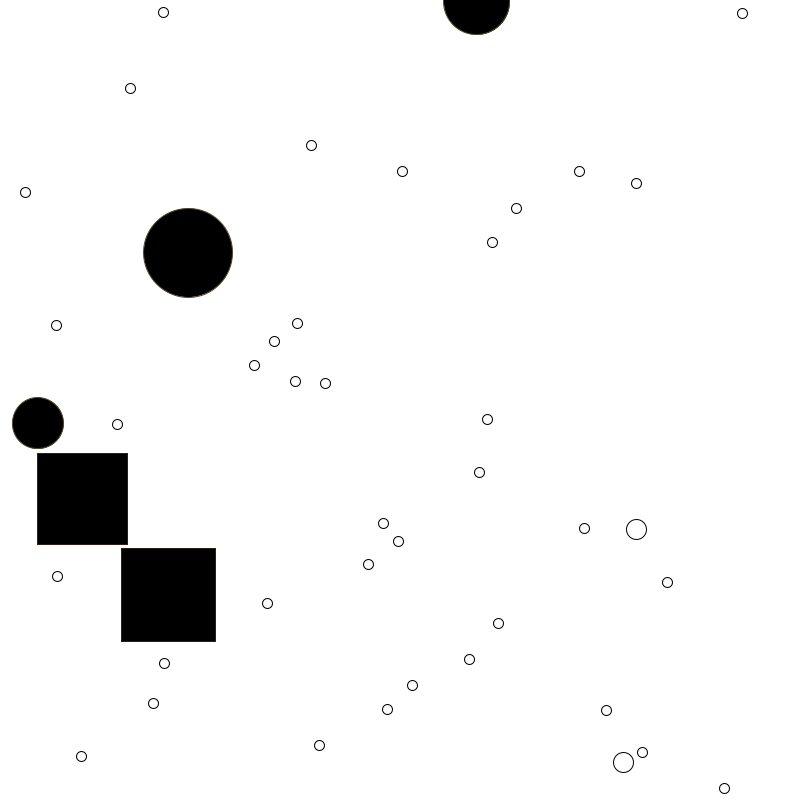
Frame 1 (no input)
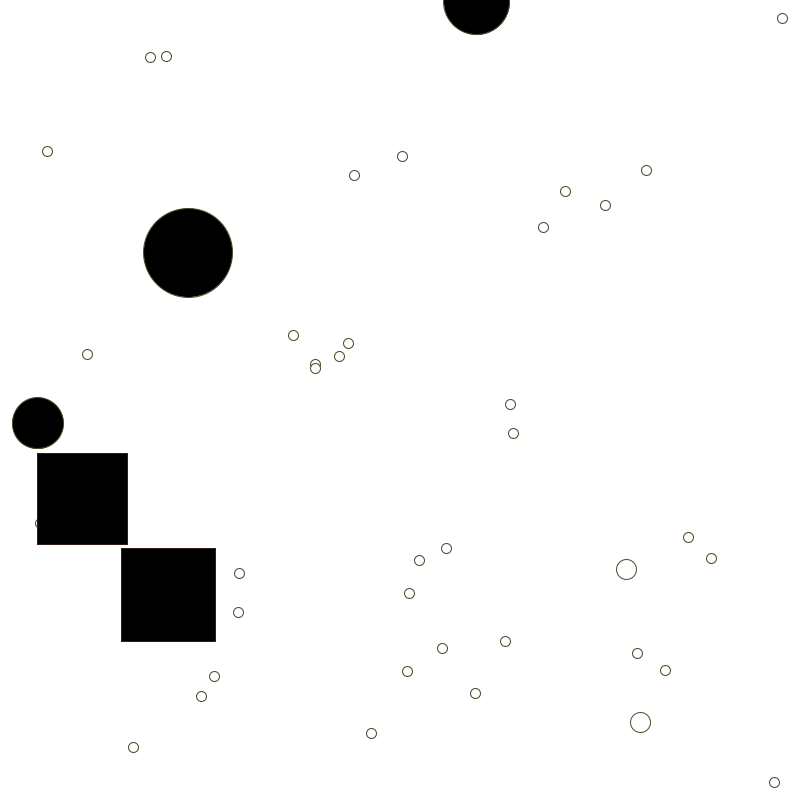
Frame 60 (the mouse pressed at the canvas centre just before this capture)
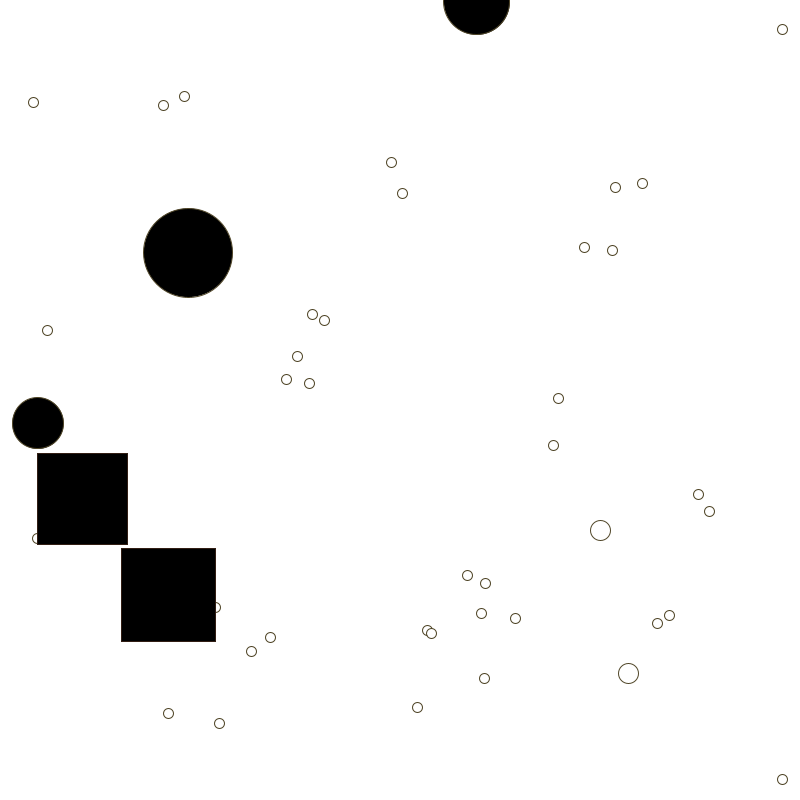
Frame 120 (the mouse held since frame 60 and released just before this capture)

The Processing sketch that drew these frames (run headless with seeded random() and noise(); from frame 60 on, the mouse is pressed at the canvas centre):

// Processing sketch: processing_124006
// ── processing_124006.pde

//Future Widget Lab - futurewidgetlab.com */

World world;

void setup() {
  size(800, 800);
  world = new World();
  smooth();
}

void draw() {
  background(255);
  world.run();
}

void keyPressed() {
  // Reset
  if (key == ' ') {
    world = new World();
    redraw();
  }
}
class Agent {
  float mass;
  float energy;
  PVector pos; // Position
  PVector vel; // Velocity
  PVector acc; // Acceleration
  int type; // Agent type
  float wdelta; // Wander delta
  int action; // Current action
  int prey; // Predator's target
  // Weights
  float wArr;
  float wDep;
  float wPur;
  float wEva;
  float wWan;
  float wAvo;
  float wFlo;
  float wCoh;
  float wSep;
  float wAli;

  Agent(float px, float py, int t) {
    mass = 10.0;
    energy = 10*ceil(random(5, 10));
    pos = new PVector(px, py);
    vel = new PVector(random(-5, 5), random(-5, 5));
    acc = new PVector();
    type = t;
    wdelta = 0.0;
    action = 0;
    updateweight();
  }

  void run(ArrayList boids, ArrayList predators, ArrayList objs) {
    acc.set(0, 0, 0); // Reset accelertion to 0 each cycle
    steer(boids, predators, objs); // Update steering with approprate behavior
    vel.add(acc); // Update velocity
    switch (action) {
    case 1: 
      vel.limit(maxpursue); 
      break; // Limit pursue speed
    case 2: 
      vel.limit(maxevade); 
      break; // Limit evade speed
    default: 
      vel.limit(maxspeed); 
      break; // Limit speed
    }
    pos.add(vel); // Move agent
    bounding(); // Wrap around the screen or else...
    updateweight(); // Updates weights
    render();
  }

  void steer(ArrayList boids, ArrayList predators, ArrayList objs) { 
    if (type == 2) predator(boids); // Determine current action
    // Initialize steering forces
    PVector arr = new PVector();
    PVector dep = new PVector();
    PVector pur = new PVector();
    PVector eva = new PVector();
    PVector wan = new PVector();
    PVector flo = new PVector();
    PVector avo = new PVector();
    // Calculate steering forces
    
    switch (action) {
      // Evading
    case 1: 
      {
        eva = evade(predators);
        avo = avoid(objs); 
        break;
      }
      // Pursuing
    case 2: 
      {
        pur = pursue(boids);
        avo = avoid(objs);  
        break;
      }
      // Wandering
    default: 
      {
        if (type == 1) {
          wan = wander(); 
          avo = avoid(objs);
          flo = flocking(boids);
          eva = evade(predators);
          break;
        }
        if (type == 2) {
          wan = wander(); 
          avo = avoid(objs);   
          break;
        }
      }
    }
    
    // interaction
    if (mousePressed && keyPressed == false && type == 1) {
      
      if (mouseButton == LEFT) {
        PVector mouse = new PVector(mouseX, mouseY);
        arr = arrival(mouse);
      }
      
      else if (mouseButton == RIGHT) {
        PVector mouse = new PVector(mouseX, mouseY);
        dep = departure(mouse);
        dep.mult(maxevade);
      }
    }
    // Apply weights
    arr.mult(wArr);
    dep.mult(wDep);
    pur.mult(wPur);
    eva.mult(wEva);
    wan.mult(wWan);
    avo.mult(wAvo);
    flo.mult(wFlo);
    // Accumulate steering force
    acc.add(arr);
    acc.add(dep);
    acc.add(pur);
    acc.add(eva);
    acc.add(wan);
    acc.add(avo);
    acc.add(flo);
    acc.limit(maxforce); // Limit to maximum steering force
  }

  void predator(ArrayList boids) {
    if (energy > 0) energy -= random(0.5);
    if (energy < 0) energy = 10*ceil(random(5, 10));
    if (energy < 20 && action == 0) {
      action = 2;
      prey = int(random(boids.size() - 1));
    }        
    if (energy > 20 && action == 2) action = 0;
  }

  PVector seek(PVector target) {
    PVector steer; // The steering vector
    PVector desired = PVector.sub(target, pos); // A vector pointing from current location to the target
    float distance = mag2(desired); // Distance from the target is the magnitude of the vector
    // If the distance is greater than 0, calc steering (otherwise return zero vector)
    if (distance > 0) {     
      desired.normalize(); // Normalize desired
      desired.mult(maxforce);
      steer = PVector.sub(desired, vel); // Steering = Desired minus Velocity
    }
    else {
      steer = new PVector(0, 0);
    }
    return steer;
  }

  PVector flee(PVector target) {
    PVector steer; // The steering vector
    PVector desired = PVector.sub(target, pos); // A vector pointing from current location to the target
    float distance = mag2(desired); // Distance from the target is the magnitude of the vector
    // If the distance is greater than 0, calc steering (otherwise return zero vector)
    if (distance > 0 && distance < (ARadius*100)*(ARadius*100)) {
      desired.normalize(); // Normalize desired
      desired.mult(maxforce);
      steer = PVector.sub(vel, desired); // Steering = Desired minus Velocity
    }
    else {
      steer = new PVector(0, 0);
    }
    return steer;
  }

  PVector arrival(PVector target) {
    PVector steer; // The steering vector
    PVector desired = PVector.sub(target, pos); // A vector pointing from current location to the target
    float distance = mag2(desired); // Distance from the target is the magnitude of the vector
    // If the distance is greater than 0, calc steering (otherwise return zero vector)
    if (distance > 0) {
      desired.normalize(); // Normalize desired
      if (distance < ARadius*ARadius) {
        distance = (float) Math.sqrt(distance);
        desired.mult(maxspeed*(distance/ARadius)); // This damping is somewhat arbitrary
      }
      else desired.mult(maxforce);
      steer = PVector.sub(desired, vel); // Steering = Desired minus Velocity
    }
    else {
      steer = new PVector();
    }
    return steer;
  }

  PVector departure(PVector target) {
    PVector steer; // The steering vector
    PVector desired = PVector.sub(target, pos); // A vector pointing from current location to the target
    float distance = mag2(desired); // Distance from the target is the magnitude of the vector
    // If the distance is greater than 0, calc steering (otherwise return zero vector)
    if (distance > 0 && distance < (ARadius*100)*(ARadius*100)) {
      desired.normalize(); // Normalize desired
      if (distance < ARadius*ARadius) {
        distance = (float) Math.sqrt(distance);
        desired.mult(maxspeed*(ARadius/distance)); // This damping is somewhat arbitrary
      }
      else desired.mult(maxforce);
      steer = PVector.sub(vel, desired); // Steering = Desired minus Velocity
    }
    else {
      steer = new PVector();
    }
    return steer;
  }

  PVector pursue(ArrayList boids) {
    PVector steer = new PVector();
    if (prey < boids.size()) {
      Agent boid = (Agent) boids.get(prey);
      steer = PVector.sub(boid.pos, pos);
      steer.mult(maxpursue);
    }
    return steer;
  }

  PVector evade(ArrayList predators) {
    PVector steer = new PVector();
    for (int i = 0; i < predators.size(); i++) {
      Agent predator = (Agent) predators.get(i);
      float distance = dist2(pos, predator.pos);
      if (distance < ERadius*ERadius) {
        action = 1;
        steer = flee(predator.pos);
        steer.mult(maxevade);
        return steer;
      }
    }
    action = 0;
    return steer;
  }

  PVector wander() {
    wdelta += random(-NRadius, NRadius); // Determine noise ratio
    // Calculate the new location to steer towards on the wander circle
    PVector center = vel.get(); // Get center of wander circle
    center.mult(0.5); // Multiply by distance
    center.add(pos); // Make it relative to boid's location
    // Apply offset to get new target    
    PVector offset = new PVector(WRadius*cos(wdelta), WRadius*sin(wdelta));
    PVector target = PVector.add(center, offset); // Determine new target
    // Steer toward new target    
    PVector steer = seek(target); // Steer towards it    
    return steer;
  }

  PVector avoid(ArrayList objs) {
    PVector steer  = new PVector();    

    for (int i = 0; i < objs.size(); i++) {
      Obj obj = (Obj) objs.get(i);
      // Distance between object and avoidance sphere
      float distance = dist2(obj.pos, pos);
      // If distance is less than the sum of the two radius, there is collision
      float bound = obj.mass*0.5 + BRadius + ORadius;
      if (distance < bound*bound) {
        wAvo = 10.0;
        wWan = 0.1;
        float collision = (obj.mass + mass)*0.5;
        if (distance < collision*collision) {
          steer = PVector.sub(pos, obj.pos);
          steer.mult(maxforce*0.1);
          return steer;
        }
        else {
          float direction = dist2(obj.pos, PVector.add(pos, vel));
          // If is heading toward obstacle
          if (direction < distance) {
            // If steering in the verticle direction
            if (abs(vel.x) <= abs(vel.y)) {   
              steer = new PVector((pos.x - obj.pos.x), vel.y);
              steer.mult(maxforce*((bound*bound)/distance)*0.001);
            }
            // If steering in the horizontal direction
            else {
              steer = new PVector(vel.x, (pos.y - obj.pos.y));
              steer.mult(maxforce*((bound*bound)/distance)*0.001);
            }
          }
        }
      }
    }
    return steer;
  }

  PVector flocking(ArrayList boids) {
    // Get steering forces
    PVector steer = new PVector();
    PVector coh = new PVector(); // Perceived center
    PVector sep = new PVector(); // Displacement
    PVector ali = new PVector(); // Perceived velocity
    int count = 0;
    // Agents try to fly towards the centre of mass of neighbouring agents
    // Agents try to keep a small distance away from other objects (including other agents)
    // Agents try to match velocity with near agents
    for (int i = 0; i < boids.size(); i++) {
      Agent boid = (Agent) boids.get(i);
      float distance = dist2(pos, boid.pos);
      // Go through each agents
      if (this != boid && distance < Rn*Rn) {
        coh.add(boid.pos); // Cohesion
        ali.add(boid.vel); // Alignment
        count++;
      }      
      // Separation
      if (this != boid && distance < SDistance*SDistance) {
        PVector diff = PVector.sub(boid.pos, pos); // (agent.position - bJ.position)
        diff.normalize();
        distance = (float) Math.sqrt(distance);
        diff.div(distance); // Weighed by distance
        sep.sub(diff); // c = c - (agent.position - bJ.position)
      }
    }
    if (count > 0) {
      // Cohesion - Step towards the center of mass
      coh.div((float)count); // cJ = pc / (N-1)
      coh.sub(pos); // (pcJ - bJ.position)
      coh.mult(CStep); // (pcJ - bJ.position) / 100
      // Alignment - Find average velocity
      ali.div((float)count); // pvJ = pvJ / N-1
      ali.sub(vel); // (pvJ - bJ.velocity)
      ali.mult(AVelocity); // (pvJ - bJ.velocity) / 8
    }
    // Apply weights
    coh.mult(wCoh);
    sep.mult(wSep);
    ali.mult(wAli);
    // Accumulate forces
    steer.add(coh);
    steer.add(sep);
    steer.add(ali);
    // Add speed
    steer.mult(maxspeed);
    return steer;
  }

  // Wrap around or bounded 
  void bounding() {
    if (bounded) {
      if (pos.x <= BRadius) vel.x = BRadius - pos.x;
      else if (pos.x >= width - BRadius) vel.x = (width - BRadius) - pos.x;
      if (pos.y <= BRadius) vel.y = BRadius - pos.y;
      else if (pos.y >= height - BRadius) vel.y = (height - BRadius) - pos.y;
    }
    else {
      if (pos.x < -mass) pos.x = width + mass;
      if (pos.y < -mass) pos.y = height + mass;
      if (pos.x > width + mass) pos.x = -mass;
      if (pos.y > height + mass) pos.y = -mass;
    }
  }

  void updateweight() {
    wArr = KArrive;
    wDep = KDepart;
    wPur = KPursue;
    wEva = KEvade;
    wWan = KWander;
    wAvo = KAvoid;
    wFlo = KFlock;
    wCoh = KCohesion;
    wSep = KSeparate;
    wAli = KAlignment;
  }

  void render() {   
    if (type == 1) {
      fill(255);
      ellipse(pos.x, pos.y, mass, mass);
    }
    else if (type == 2) {        
      pushMatrix();
      translate(pos.x, pos.y);
      ellipse(20, 20, 20, 20);
      popMatrix();
    }
  }

  float dist2(PVector v1, PVector v2) {
    return ((v1.x - v2.x)*(v1.x - v2.x) + (v1.y - v2.y)*(v1.y - v2.y) + (v1.z - v2.z)*(v1.z - v2.z));
  }

  float mag2(PVector v) {
    return (v.x*v.x + v.y*v.y + v.z*v.z);
  }
}



// World
public int bNum = 40;
public int pNum = 2;
public int oNum = 5;

// Canvas
public boolean bounded = true; // Bounded within world

// Agent
public float Rn = 100.0; // R neighborhood
public float maxspeed = 0.9; // Maximum speed
public float maxforce = 3.0; // Maximum steering 
public float maxpursue = 20.0; // 
public float maxevade = 3.0; // 

// Steering
public float ARadius = 100.0; // Arrival : boid begons to slow down
public float ERadius = 50.0; // Evade : Radius
public float WRadius = 40.0; // Wander : Radius of wandering circle
public float NRadius = 0.3; // Wander: Radius of wander noise circle
public float BRadius = 20.0; // Avoid: Radius of agent bounding obj
public float ORadius = 20.0; // "
public float CStep = 1.0/100.0; // Cohesion
public float SDistance = 80.0f; // Separation
public float AVelocity = 1.0/8.0; // Alignment

// Weights
public float KArrive = 1.0;
public float KDepart = 1.0;
public float KPursue = 0.2;
public float KEvade = 10.0;
public float KWander = 1.0;
public float KAvoid = 5.0;
public float KFlock = 3.0;
public float KCohesion = 2.0;
public float KSeparate = 2.0;
public float KAlignment = 2.0;


class Obj {
  PVector pos;
  float mass;
  int type;

  Obj(float px, float py, float m, int t) {
    pos = new PVector(px, py);
    mass = m;
    type = t;
  }
}
class World {
  ArrayList boids;
  ArrayList predators;
  ArrayList objs;

  World() {
    initAgents();
    initobjs();
  }

  void initAgents() {
    // Add boids
    boids = new ArrayList();
    for (int i = 0; i < bNum; i++) {
      Agent boid = new Agent(random(width), random(height), 1);
      boids.add(boid);
    }
    // Add predator
    predators = new ArrayList();
    for (int i = 0; i < pNum; i++) {
      Agent predator = new Agent(random(width), random(height), 2);
      predators.add(predator);
    }
  }

  void initobjs() {
    objs = new ArrayList();
    // Add objects
    for (int i = 0; i < oNum; i++) {
      Obj obj = new Obj(random(1, width), random(1, height), random(50, 100), round(random(1, 2)));
      objs.add(obj);
    }
  }

  void run() {
    update();
    render();
  }

  void update() {
    // Update agents
    for (int i = 0; i < boids.size(); i++) {
      Agent boid = (Agent) boids.get(i);
      boid.run(boids, predators, objs);
    }
    for (int i = 0; i < predators.size(); i++) {
      Agent predator = (Agent) predators.get(i);
      predator.run(boids, predators, objs);
    }
  }

  void render() {
    // Render objects
    for (int i = 0; i < objs.size(); i++) {
      Obj obj = (Obj) objs.get(i);

      if (obj.type == 1) {
        fill(0);
        stroke(50, 30, 20);
        rect(obj.pos.x, obj.pos.y, obj.mass, obj.mass);
      }
      else if (obj.type == 2) {
        fill(0);
        stroke(80, 70, 40);
        ellipse(obj.pos.x, obj.pos.y, obj.mass, obj.mass);
      }
      
    }
  }
}
